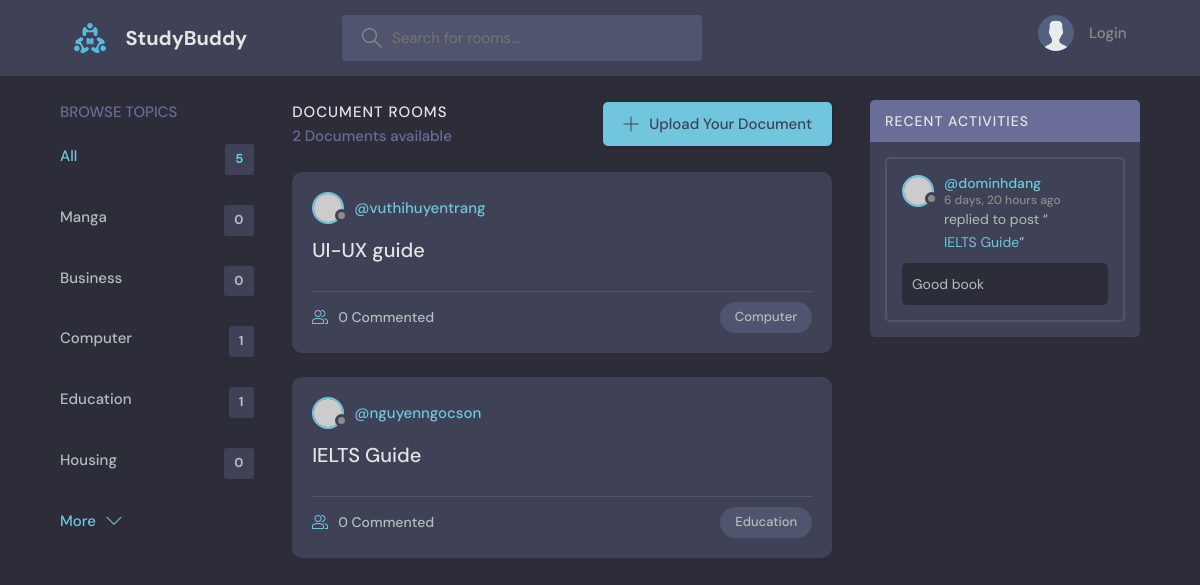
Before: / with the older database file.
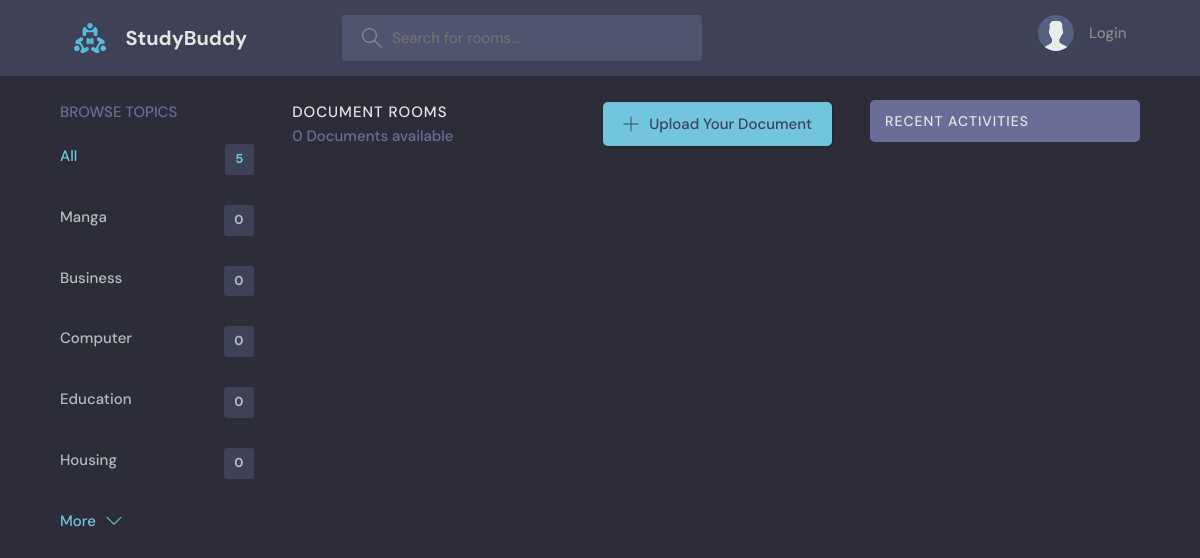
After: the same page with the newer database file.
### base/models.py (models this page shows, shortened)
class Topic(models.Model):
    name = models.CharField(max_length=200)

class Document(models.Model):
    author = models.ForeignKey(User, on_delete=models.SET_NULL, null=True)
    topic = models.ForeignKey(Topic, on_delete=models.SET_NULL, null=True)
    name = models.CharField(max_length=200)
    content = models.FileField(null=True, blank=True, upload_to="media")
    reader = models.ManyToManyField(
        User, related_name='participants', blank=True)
    description = models.TextField(null=True, blank=True)
    updated = models.DateTimeField(auto_now=True)
    created = models.DateTimeField(auto_now_add=True)
    class Meta:
        ordering = ['-updated', '-created']
    def __str__(self):
        return self.name

class Comment(models.Model):
    user = models.ForeignKey(User, on_delete=models.CASCADE)
    document = models.ForeignKey(Document, on_delete=models.CASCADE)
    body = models.TextField()
    updated = models.DateTimeField(auto_now=True)
    created = models.DateTimeField(auto_now_add=True)
    class Meta:
        ordering = ['-updated', '-created']
    def __str__(self):
        return self.body[0:50]

### base/views.py (the view)
# urls.py: path('', views.home, name="home"),
def home(request):
    q = request.GET.get('q') if request.GET.get('q') != None else ''
    documents = Document.objects.filter(
        Q(topic__name__icontains=q) |
        Q(name__icontains=q) |
        Q(author__username__icontains=q) |
        Q(description__icontains=q))
    topics = Topic.objects.all()
    comments = Comment.objects.filter(Q(document__topic__name__icontains=q))
    context = {'documents': documents, 'topics': topics, 'comments': comments}
    return render(request, 'base/home.html', context)

### base/templates/base/home.html (shortened to what this page needs)
{% extends 'main.html' %}
{% block content %}
<main class="layout layout--3">
  <div class="container">
    {% include 'base/topic_component.html' %}
    <div class="roomList">
      <div class="roomList__header">
        <div>
          <h2>Document Rooms</h2>
          <p>{{documents.count}} Documents available</p>
        </div>
        <a class="btn btn--main" href="{% url 'create-document' %}">
          <svg version="1.1" xmlns="http://www.w3.org/2000/svg" width="32" height="32" viewBox="0 0 32 32">
            <title>add</title>
            <path
              d="M16.943 0.943h-1.885v14.115h-14.115v1.885h14.115v14.115h1.885v-14.115h14.115v-1.885h-14.115v-14.115z">
            </path>
          </svg>
          Upload Your Document
        </a>
      </div>
      {% include 'base/feed_component.html' %}
    </div>
      {% include 'base/activity_component.html' %}
  </div>
</main>
{% endblock content %}

### base/templates/base/topic_component.html
<div class="topics">
    <div class="topics__header">
      <h2>Browse Topics</h2>
    </div>
    <ul class="topics__list">
      <li>
        <a href="{% url 'home' %}" class="active">All <span>{{topics.count}}</span></a>
      </li>
      {% for topic in topics %}
      <li>
        <a href="{% url 'home' %}?q={{topic.name}}">{{topic.name}} <span>{{topic.document_set.all.count}}</span></a>
      </li>
      {% endfor %}
    </ul>
    <a class="btn btn--link" href="topics.html">
      More
      <svg version="1.1" xmlns="http://www.w3.org/2000/svg" width="32" height="32" viewBox="0 0 32 32">
        <title>chevron-down</title>
        <path d="M16 21l-13-13h-3l16 16 16-16h-3l-13 13z"></path>
      </svg>
    </a>
  </div>

### base/templates/base/feed_component.html (shortened to what this page needs)
{% for document in documents %}
<div class="roomListRoom">
    <div class="roomListRoom__header">
        <a href="{% url 'profile' document.author.id %}" class="roomListRoom__author">
            <div class="avatar avatar--small">
                <img src="https://randomuser.me/api/portraits/women/11.jpg" />
            </div>
            <span>@{{document.author.username}}</span>
        </a>
    </div>
    <div class="roomListRoom__content">
        <a href="{% url 'document' document.id %}">{{document.name}}</a>
    </div>
    <div class="roomListRoom__meta">
        <a href="{% url 'document' document.id %}" class="roomListRoom__joined">
            {{document.reader.all.count}} Commented
        </a>
        <p class="roomListRoom__topic">{{document.topic.name}}</p>
    </div>
</div>
{% endfor %}

### base/templates/base/activity_component.html (shortened to what this page needs)
<div class="activities">
    <div class="activities__header">
        <h2>Recent Activities</h2>
    </div>
    {% for comment in comments %}
    <div class="activities__box">
        <div class="activities__boxHeader roomListRoom__header">
            <a href="{% url 'profile' comment.user.id%}" class="roomListRoom__author">
                <div class="avatar avatar--small">
                    <img src="https://randomuser.me/api/portraits/women/11.jpg" />
                </div>
                <p>
                    @{{comment.user}}
                    <span> {{comment.created|timesince}} ago</span>
                </p>
            </a>
        </div>
        <div class="activities__boxContent">
            <p>replied to post “<a href="{% url 'document' comment.document.id %}">{{comment.document}}</a>”</p>
            <div class="activities__boxRoomContent">
               {{comment}}
            </div>
        </div>
    </div>
    {% endfor %}
</div>

Changed rows visible on the page:
removed Document: author.username "vuthihuyentrang", name "UI-UX guide", reader.all.count "0", topic.name "Computer"
removed Document: author.username "nguyenngocson", name "IELTS Guide", reader.all.count "0", topic.name "Education"
removed Comment: user "dominhdang", created "6 days, 20 hours", document "IELTS Guide", body "Good book"
computed for Topic "Computer": document_set.all.count "1" → "0"
computed for Topic "Education": document_set.all.count "1" → "0"
Other visible differences:
{{ documents.count }}: "2" → "0"
